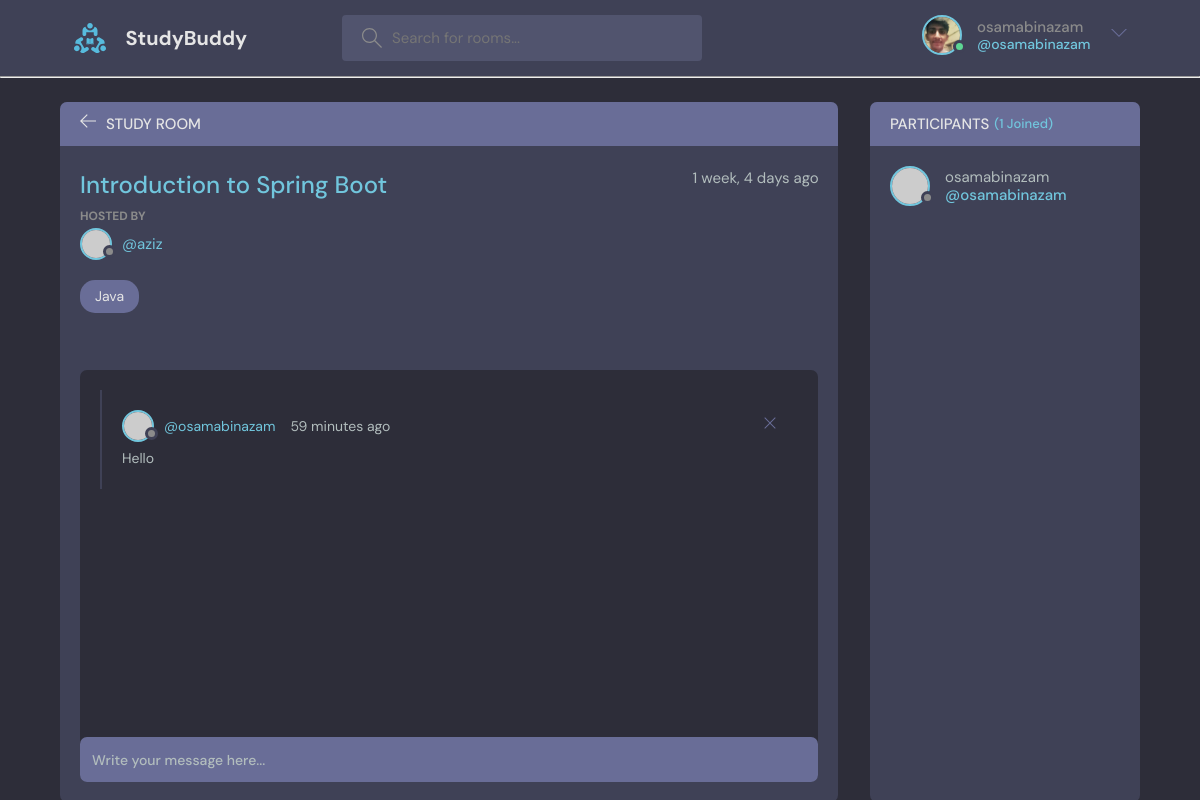
Screenshot of /room/1/ (signed in) with the database file from the repository.
### base/models.py (models this page shows, shortened)
class Room(models.Model ):
        host = models.ForeignKey(User, on_delete=models.SET_NULL , null=True)
        topic = models.ForeignKey(Topic, on_delete=models.SET_NULL , null=True)
        name = models.CharField(max_length=200)
        description = models.TextField(null=True, blank=True)
        participants = models.ManyToManyField(User, related_name='participants', blank=True)
        update=models.DateTimeField(auto_now=True)
        created = models.DateTimeField(auto_now_add=True)
        class Meta:
                ordering = ['-update', '-created']             # ordering in Descending Order

class Topic (models.Model):
        name = models.CharField(max_length=200)
        def __str__(self):
                return self.name

class Message(models.Model):
        user = models.ForeignKey(User, on_delete=models.CASCADE)
        room = models.ForeignKey(Room, on_delete=models.CASCADE)
        body = models.TextField()
        update=models.DateTimeField(auto_now=True)
        created = models.DateTimeField(auto_now_add=True)
        class Meta:
                ordering = ['-update', '-created']

### base/views.py (the view, shortened to what this page needs)
# urls.py: path("room/<str:pk>/",views.room, name="room"),
def room(request, pk):
    room = Room.objects.get(id=pk)
    room_messages = room.message_set.all()
    participants = room.participants.all()
    print(participants)
    context = {'room':room, 'room_messages':room_messages , 'participants':participants}
    return render(request ,'base/room.html', context )

### base/templates/base/room.html (shortened to what this page needs)
{% load static %}
{% include 'main.html' %}
{% block content %}
    <main class="profile-page layout layout--2">
      <div class="container">
        <div class="room">
          <div class="room__top">
            <div class="room__topLeft">
              <a href="{% url 'home'%}">
                <svg version="1.1" xmlns="http://www.w3.org/2000/svg" width="32" height="32" viewBox="0 0 32 32">
                  <title>arrow-left</title>
                  <path
                    d="M13.723 2.286l-13.723 13.714 13.719 13.714 1.616-1.611-10.96-10.96h27.625v-2.286h-27.625l10.965-10.965-1.616-1.607z"
                  ></path>
                </svg>
              </a>
              <h3>Study Room</h3>
            </div>
          </div>
          <div class="room__box scroll">
            <div class="room__header scroll">
              <div class="room__info">
                <h3>{{room.name}}</h3>
                <span>{{room.created|timesince}} ago</span>
              </div>
              <div class="room__hosted">
                <p>Hosted By</p>
                <a href="{% url 'user-profile' room.host.id %}" class="room__author">
                  <div class="avatar avatar--small">
                    <img src="https://randomuser.me/api/portraits/men/37.jpg" />
                  </div>
                  <span>@{{room.host.username}}</span>
                </a>
              </div>
              <span class="room__topics">{{room.topic}}</span>
            </div>
            <div class="room__conversation">
              <div class="threads scroll">
                {% for message in room_messages %}
                    <div class="thread">
                      <div class="thread__top">
                        <div class="thread__author">
                          <a href="{% url 'user-profile' message.user.id  %}" class="thread__authorInfo">
                            <div class="avatar avatar--small">
                              <img src="https://randomuser.me/api/portraits/men/37.jpg" />
                            </div>
                            <span>@{{message.user.username}}</span>
                          </a>
                          <span class="thread__date">{{message.created|timesince}} ago</span>
                        </div>
                        {% if request.user == message.user %}
                          <a href= " {% url 'delete-message' message.id %}">
                            <div class="thread__delete">
                              <svg version="1.1" xmlns="http://www.w3.org/2000/svg" width="32" height="32" viewBox="0 0 32 32">
                                <title>remove</title>
                                <path
                                  d="M27.314 6.019l-1.333-1.333-9.98 9.981-9.981-9.981-1.333 1.333 9.981 9.981-9.981 9.98 1.333 1.333 9.981-9.98 9.98 9.98 1.333-1.333-9.98-9.98 9.98-9.981z"
                                ></path>
                              </svg>
                            </div>
                          </a>
                        {% endif %}
                      </div>
                      <div class="thread__details">
                        {{message.body}}
                      </div>
                    </div>
                {% endfor %}
              </div>
            </div>
          </div>
          <div class="room__message">
            <form action="" method="POST">
              <input name="body" placeholder="Write your message here..." /></form>
          </div>
        </div>
        <div class="participants">
          <h3 class="participants__top">Participants <span>({{participants.count}} Joined)</span></h3>
          <div class="participants__list scroll">
            {% for user in participants %}
              <a href="{% url 'user-profile' user.id %}" class="participant">
                <div class="avatar avatar--medium">
                  <img src="https://randomuser.me/api/portraits/men/37.jpg" />
                </div>
                <p>
                  {{user.username}}
                  <span>@{{user.username}}</span>
                </p>
              </a>
            {% endfor %}
          </div>
        </div>
      </div>
    </main>
{% endblock content%}

### templates/navbar.html (shortened to what this page needs)
{% load static %}
<header class="header header--loggedIn">
    <div class="container">
      <a href="{% url 'home' %}" class="header__logo">
        <img src=" {% static 'images/logo.svg'%} " />
        <h1>StudyBuddy</h1>
      </a>
      <form class="header__search" method="GET" action="{% url 'home'%}">
        <label>
          <input type="text" name="q" placeholder="Search for rooms..." />
        </label>
      </form>
      <nav class="header__menu">
        {% if request.user.is_authenticated %}
        <div class="header__user">
          <a href="{% url 'update-user' %}">
            <div class="avatar avatar--medium active">
              <img src=" {% static 'images/Osamasprofile.jpg' %} " />
            </div>
            <p>{{request.user.username}} <span>@{{request.user.username}}</span></p>
          </a>
          <button class="dropdown-button">
            <svg version="1.1" xmlns="http://www.w3.org/2000/svg" width="32" height="32" viewBox="0 0 32 32">
              <title>chevron-down</title>
              <path d="M16 21l-13-13h-3l16 16 16-16h-3l-13 13z"></path>
            </svg>
          </button>
        </div>
        {% else %}
         <a href="{% url 'login' %}">
          <img src="{% static '/images/avatar.svg' %}" />
          <p>Login</p>
        </a>
        {% endif %}
      </nav>
    </div>
  </header>
    <hr>

### rows the page displays
Room: name "Introduction to Spring Boot", created "1 week, 4 days", host.username "aziz", topic "Java"
Message: user.username "osamabinazam", created "59 minutes", body "Hello"

### other values shown
{{ request.user.username }} "osamabinazam"
{{ participants.count }} "1"
{{ user.username }} "osamabinazam"
